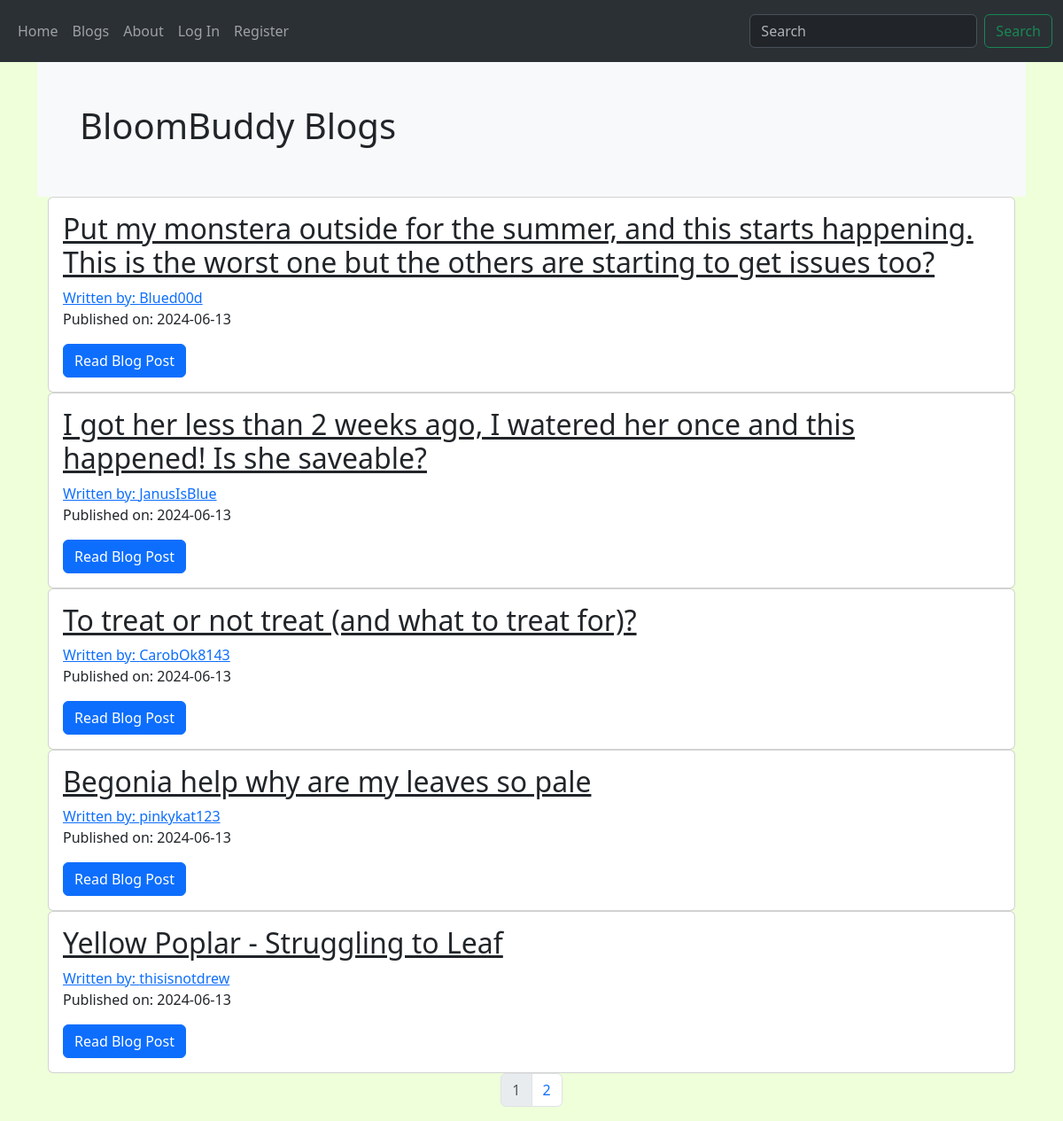
Screenshot of /blogs with the database file from the repository.
### BloomBuddy/models.py (models this page shows, shortened)
class BlogPost(db.Model):
    __tablename__ = 'blogpost'
    id = db.Column(db.Integer, primary_key=True)
    user_id = db.Column(db.Integer, db.ForeignKey('users.id'), nullable=False)
    date = db.Column(db.DateTime, nullable=False, default=datetime.now(timezone.utc))
    title = db.Column(db.String(140), nullable=False)
    text = db.Column(db.Text, nullable=False)
    comments = db.relationship('Comment', backref='post', lazy='dynamic')

class User(db.Model, UserMixin):
    __tablename__ = 'users'
    id = db.Column(db.Integer, primary_key=True)
    profile_image = db.Column(db.String(64), nullable=False, default='default_profile.png')
    email = db.Column(db.String(64), unique=True, index=True)
    username = db.Column(db.String(64), unique=True, index=True)
    password_hash = db.Column(db.String(128))
    posts = db.relationship('BlogPost', backref='author', lazy=True)
    is_admin = db.Column(db.Boolean, default=False)

### BloomBuddy/core/views.py (the view)
@core.route('/blogs')
def index():
    page = request.args.get('page', 1, type=int)
    blog_posts = BlogPost.query.order_by(BlogPost.date.desc()).paginate(page=page, per_page=5)
    return render_template('index.html', blog_posts=blog_posts, current_url=request.path)

### BloomBuddy/templates/index.html
{% extends "base.html" %}
{% block content %}
<div class="bg-light p-5">
    <h1>BloomBuddy Blogs</h1>
</div>
<div class="container">
    {% for post in blog_posts.items%}
    <div class="card">
        <div class="card-body">
            <h2><a class="card-title"
                   href="{{url_for('blog_posts.blog_post', blog_post_id=post.id)}}">{{post.title}}</a></h2>
            <a href="{{url_for('users.user_posts', username=post.author.username)}}">Written by:
                {{post.author.username}}</a>
            <p>Published on: {{post.date.strftime('%Y-%m-%d')}}</p>
            <a class="btn btn-primary" href="{{url_for('blog_posts.blog_post', blog_post_id=post.id)}}">Read Blog
                Post</a>
        </div>
    </div>
    {%endfor%}
</div>
<nav aria-label='Page Nav'>
    <ul class="pagination justify-content-center">
        {% for page_num in blog_posts.iter_pages(left_edge=1,right_edge=1,left_current=1,right_current=2) %}
        {% if blog_posts.page == page_num %}
        <li class='page-item disabled'>
            <a class="page-link" href="{{url_for('core.index',page=page_num)}}">{{page_num}}</a>
        </li>
        {% else %}
        <li class='page-item'>
            <a class="page-link" href="{{url_for('core.index',page=page_num)}}">{{page_num}}</a>
        </li>
        {% endif %}
        {% endfor %}
    </ul>
</nav>
{% endblock %}

### BloomBuddy/templates/base.html (shortened to what this page needs)
<!DOCTYPE html>
<html lang="en" dir="ltr">
<head>
    <link href="https://cdn.jsdelivr.net/npm/bootstrap@5.3.3/dist/css/bootstrap.min.css" rel="stylesheet"
>
    <link rel="stylesheet" type="text/css" href="{{ url_for('static', filename='styles.css') }}">
</head>
<body>
<nav class="navbar navbar-expand-lg bg-body-tertiary" data-bs-theme="dark">
    <div class="container-fluid">
        <div class="collapse navbar-collapse" id="navbarNavAltMarkup">
            <div class="navbar-nav">
                <a class="nav-link" aria-current="page" href="{{url_for('core.home')}}">Home</a>
                <a class="nav-link" aria-current="page" href="{{url_for('core.index')}}">Blogs</a>
                <a class="nav-link" aria-current="page" href="{{url_for('core.info')}}">About</a>
                {% if current_user.is_authenticated %}
                <a class="nav-link" aria-current="page" href="{{url_for('users.logout')}}">Log Out</a>
                <a class="nav-link" aria-current="page" href="{{url_for('users.account')}}">Account</a>
                {% if current_url == '/blogs' %}
                <a class="nav-link" aria-current="page" href="{{url_for('blog_posts.create_post')}}">Create Post</a>
                {% endif %}
                {% else %}
                <a class="nav-link" aria-current="page" href="{{url_for('users.login')}}">Log In</a>
                <a class="nav-link" aria-current="page" href="{{url_for('users.register')}}">Register</a>
                {% endif %}
            </div>
        </div>
        {% if current_url == '/blogs' %}
        <nav class="navbar bg-body-tertiary">
            <div class="ms-auto">
                <form class="d-flex" action="{{url_for('blog_posts.search')}}" role="search" method="get">
                    <input class="form-control me-2" type="search" placeholder="Search" aria-label="Search" name="q">
                    <button class="btn btn-outline-success" type="submit">Search</button>
                </form>
            </div>
        </nav>
        {% endif %}
    </div>
</nav>
<div class="container">
    {% block content %}
    {% endblock %}
</div>
</body>
</html>

### BloomBuddy/static/styles.css (style rules this page uses)
body { background-color: #EEFFDA !important; }

### rows the page displays
BlogPost: title "Put my monstera outside for the summer, and this starts happening. This is the worst one but the others are starting to get issues too?", author.username "Blued00d", date "2024-06-13"
BlogPost: title "I got her less than 2 weeks ago, I watered her once and this happened! Is she saveable?", author.username "JanusIsBlue", date "2024-06-13"
BlogPost: title "To treat or not treat (and what to treat for)?", author.username "CarobOk8143", date "2024-06-13"
BlogPost: title "Begonia help why are my leaves so pale", author.username "pinkykat123", date "2024-06-13"
BlogPost: title "Yellow Poplar - Struggling to Leaf", author.username "thisisnotdrew", date "2024-06-13"

### other values shown
{{ page_num }} "1"
{{ page_num }} "2"
